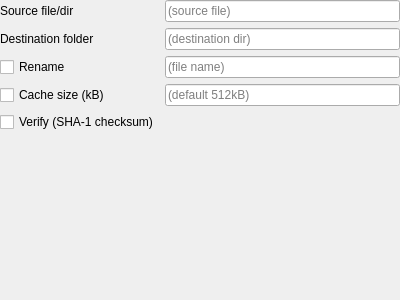
<?xml version="1.0" encoding="UTF-8"?>
<ui version="4.0">
 <class>SettingWidget</class>
 <widget class="QWidget" name="SettingWidget">
  <property name="geometry">
   <rect>
    <x>0</x>
    <y>0</y>
    <width>400</width>
    <height>300</height>
   </rect>
  </property>
  <property name="windowTitle">
   <string>Form</string>
  </property>
  <layout class="QVBoxLayout" name="verticalLayout">
   <property name="leftMargin">
    <number>0</number>
   </property>
   <property name="topMargin">
    <number>0</number>
   </property>
   <property name="rightMargin">
    <number>0</number>
   </property>
   <property name="bottomMargin">
    <number>0</number>
   </property>
   <item>
    <layout class="QGridLayout" name="gridLayout" rowminimumheight="0,0,0,0,0">
     <property name="bottomMargin">
      <number>0</number>
     </property>
     <property name="spacing">
      <number>6</number>
     </property>
     <item row="1" column="0">
      <widget class="QLabel" name="labelDest">
       <property name="text">
        <string>Destination folder</string>
       </property>
      </widget>
     </item>
     <item row="2" column="0">
      <widget class="QCheckBox" name="checkBoxRename">
       <property name="text">
        <string>Rename</string>
       </property>
      </widget>
     </item>
     <item row="0" column="0">
      <widget class="QLabel" name="labelSource">
       <property name="text">
        <string>Source file/dir</string>
       </property>
      </widget>
     </item>
     <item row="2" column="1">
      <widget class="QLineEdit" name="lineEditRename">
       <property name="placeholderText">
        <string>(file name)</string>
       </property>
      </widget>
     </item>
     <item row="0" column="1">
      <widget class="QLineEdit" name="lineEditSource">
       <property name="text">
        <string/>
       </property>
       <property name="placeholderText">
        <string>(source file)</string>
       </property>
      </widget>
     </item>
     <item row="1" column="1">
      <widget class="QLineEdit" name="lineEditDestination">
       <property name="placeholderText">
        <string>(destination dir)</string>
       </property>
      </widget>
     </item>
     <item row="3" column="0">
      <widget class="QCheckBox" name="checkBoxCache">
       <property name="text">
        <string>Cache size (kB)</string>
       </property>
      </widget>
     </item>
     <item row="3" column="1">
      <widget class="QLineEdit" name="lineEditCache">
       <property name="placeholderText">
        <string>(default 512kB)</string>
       </property>
      </widget>
     </item>
     <item row="4" column="0">
      <widget class="QCheckBox" name="checkBoxVerify">
       <property name="text">
        <string>Verify (SHA-1 checksum)</string>
       </property>
      </widget>
     </item>
    </layout>
   </item>
   <item>
    <spacer name="verticalSpacer">
     <property name="orientation">
      <enum>Qt::Vertical</enum>
     </property>
     <property name="sizeHint" stdset="0">
      <size>
       <width>20</width>
       <height>40</height>
      </size>
     </property>
    </spacer>
   </item>
  </layout>
 </widget>
 <resources/>
 <connections/>
</ui>
